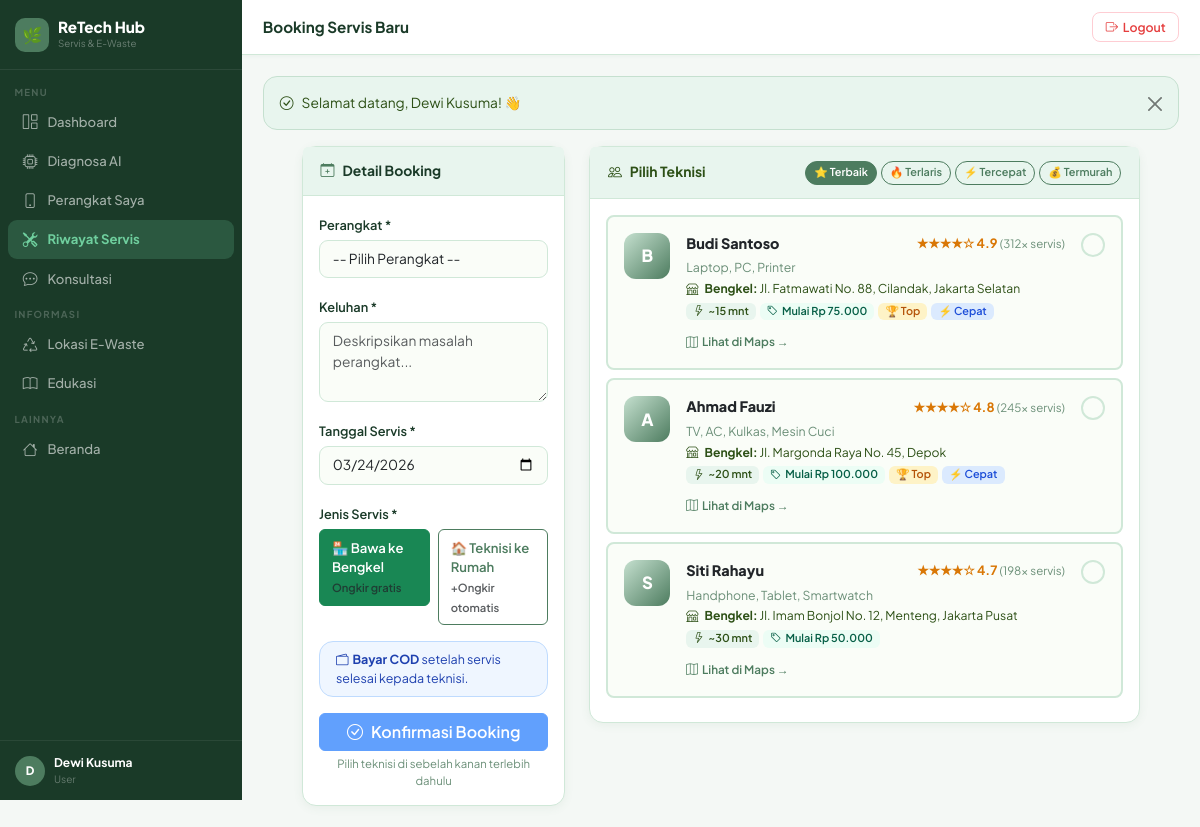
Page /user/service/create.php (signed in) on the committed database.
### tables this page shows
CREATE TABLE IF NOT EXISTS users (
    id INT AUTO_INCREMENT PRIMARY KEY,
    name VARCHAR(255) NOT NULL,
    email VARCHAR(255) UNIQUE NOT NULL,
    password VARCHAR(255) NOT NULL,
    role ENUM('user','technician','admin') DEFAULT 'user',
    phone VARCHAR(20) NULL,
    address TEXT NULL,
    latitude DECIMAL(10,7) NULL,    
    longitude DECIMAL(10,7) NULL,
    created_at TIMESTAMP DEFAULT CURRENT_TIMESTAMP,
    updated_at TIMESTAMP DEFAULT CURRENT_TIMESTAMP ON UPDATE CURRENT_TIMESTAMP
);

CREATE TABLE IF NOT EXISTS technicians (
    id INT AUTO_INCREMENT PRIMARY KEY,
    user_id INT NOT NULL,
    keahlian VARCHAR(255) NOT NULL,
    lokasi VARCHAR(255) NOT NULL,          
    workshop_address TEXT NULL,            
    latitude DECIMAL(10,7) NULL,           
    longitude DECIMAL(10,7) NULL,          
    bio TEXT NULL,
    is_available TINYINT(1) DEFAULT 1,
    rating DECIMAL(2,1) DEFAULT 5.0,
    total_jobs INT DEFAULT 0,
    response_time INT DEFAULT 60,
    price_start INT DEFAULT 50000,
    is_verified TINYINT(1) DEFAULT 0,     
    verified_at TIMESTAMP NULL,
    reject_reason VARCHAR(255) NULL,      
    created_at TIMESTAMP DEFAULT CURRENT_TIMESTAMP,
    updated_at TIMESTAMP DEFAULT CURRENT_TIMESTAMP ON UPDATE CURRENT_TIMESTAMP,
    FOREIGN KEY (user_id) REFERENCES users(id) ON DELETE CASCADE
);

### user/service/create.php (the view, shortened to what this page needs)
<?php
require_once __DIR__ . '/../../includes/functions.php';
require_once __DIR__ . '/../../includes/layout.php';
$pdo = getDB();
$uid = $_SESSION['user_id'];
$sort     = get('sort', 'rating');
$deviceId = (int)get('device_id');
$orderMap = [
    'rating'   => 't.rating DESC, t.total_jobs DESC',
    'terlaris' => 't.total_jobs DESC',
    'tercepat' => 't.response_time ASC',
    'termurah' => 't.price_start ASC',
];
$orderSQL = $orderMap[$sort] ?? $orderMap['rating'];
$devStmt = $pdo->prepare("SELECT * FROM devices WHERE user_id=? ORDER BY device_name");
$devStmt->execute([$uid]); $devices = $devStmt->fetchAll();
$technicians = $pdo->query("SELECT t.*,u.name,u.phone FROM technicians t JOIN users u ON t.user_id=u.id WHERE t.is_available=1 AND t.is_verified=1 ORDER BY $orderSQL")->fetchAll();
pageHeader('Booking Servis', 'Booking Servis Baru');
?>
<div class="row justify-content-center">
<div class="col-lg-11">
<?php if (empty($devices)): ?>
<div class="card text-center py-5"><div class="card-body">
    <div style="font-size:3rem;margin-bottom:1rem;">📱</div>
    <h5>Belum ada perangkat</h5>
    <a href="<?= BASE_URL ?>/user/devices/create.php" class="btn btn-primary mt-2"><i class="bi bi-plus-circle me-1"></i>Tambah Perangkat</a>
</div></div>
<?php else: ?>
<form method="POST" id="bookForm">
<div class="row g-4">
<div class="col-lg-4">
<div class="card">
    <div class="card-header" style="background:var(--sage-lt);">
        <i class="bi bi-calendar-plus me-2" style="color:var(--sage)"></i>Detail Booking
    </div>
    <div class="card-body p-3">
        <div class="mb-3">
            <label class="form-label">Perangkat *</label>
            <select name="device_id" class="form-select" required>
                <option value="">-- Pilih Perangkat --</option>
            </select>
        </div>
        <div class="mb-3">
            <label class="form-label">Keluhan *</label>
            <textarea name="complaint" rows="3" class="form-control" placeholder="Deskripsikan masalah perangkat..." required><?= e(post('complaint')) ?></textarea>
        </div>
        <div class="mb-3">
            <label class="form-label">Tanggal Servis *</label>
            <input type="date" name="service_date" class="form-control"
                   min="<?= date('Y-m-d') ?>"
                   value="<?= post('service_date', date('Y-m-d', strtotime('+1 day'))) ?>" required>
        </div>
        <div class="mb-3">
            <label class="form-label">Jenis Servis *</label>
            <div class="row g-2">
                <div class="col-6">
                    <label class="btn btn-outline-success w-100 py-2 text-start" for="st_bring" style="font-size:.82rem;">
                        🏪 Bawa ke Bengkel<br>
                        <small class="text-muted" style="font-size:.7rem;">Ongkir gratis</small>
                    </label>
                </div>
                <div class="col-6">
                    <label class="btn btn-outline-success w-100 py-2 text-start" for="st_home" style="font-size:.82rem;">
                        🏠 Teknisi ke Rumah<br>
                        <small class="text-muted" style="font-size:.7rem;">+Ongkir otomatis</small>
                    </label>
                </div>
            </div>
        </div>
        <div class="alert py-2 px-3 mb-3" style="background:#EFF6FF;border:1px solid #BFDBFE;font-size:.78rem;color:#1E40AF;">
            <i class="bi bi-wallet2 me-1"></i><strong>Bayar COD</strong> setelah servis selesai kepada teknisi.
        </div>
        <button type="submit" class="btn btn-primary w-100" id="submitBtn" <?= !post('technician_id') ? 'disabled' : '' ?>>
            <i class="bi bi-check-circle me-2"></i>Konfirmasi Booking
        </button>
        <div class="text-center mt-1" style="font-size:.71rem;color:var(--muted);" id="techHint">
            <?= !post('technician_id') ? 'Pilih teknisi di sebelah kanan terlebih dahulu' : '' ?>
        </div>
    </div>
</div>
</div>
<div class="col-lg-8">
<div class="card">
    <div class="card-header d-flex align-items-center justify-content-between flex-wrap gap-2" style="background:var(--sage-lt);">
        <span style="color:var(--sage-dk);font-weight:700;"><i class="bi bi-people me-2"></i>Pilih Teknisi</span>
        <div class="d-flex gap-1 flex-wrap">
            <?php foreach (['rating'=>'⭐ Terbaik','terlaris'=>'🔥 Terlaris','tercepat'=>'⚡ Tercepat','termurah'=>'💰 Termurah'] as $k=>$lbl): ?>
            <a href="?sort=<?= $k ?><?= $deviceId ? '&device_id='.$deviceId : '' ?>"
               class="btn btn-sm <?= $sort === $k ? 'btn-success' : 'btn-outline-success' ?>"
               style="font-size:.68rem;padding:.18rem .5rem;border-radius:50px;"><?= $lbl ?></a>
            <?php endforeach; ?>
        </div>
    </div>
    <div class="card-body p-3" style="max-height:560px;overflow-y:auto;">
        <?php if (empty($technicians)): ?>
        <div class="text-center py-4 text-muted"><i class="bi bi-person-x display-4 d-block mb-2 opacity-25"></i><p>Belum ada teknisi.</p></div>
        <?php else: foreach ($technicians as $t):
            $isSel = (int)post('technician_id') === (int)$t['id'];
        ?>
        <div class="tech-card p-3 mb-2 rounded-3"
             style="border:2px solid <?= $isSel ? 'var(--sage)' : 'var(--border)' ?>;cursor:pointer;background:<?= $isSel ? 'var(--sage-lt)' : 'var(--cream)' ?>;transition:.18s;"
             id="techCard_<?= $t['id'] ?>"
             onclick="selectTech(<?= $t['id'] ?>, '<?= e($t['name'] ?? '') ?>', <?= $t['price_start'] ?? 50000 ?>, <?= $t['latitude'] ?? 'null' ?>, <?= $t['longitude'] ?? 'null' ?>, '<?= e($t['workshop_address'] ?? $t['lokasi'] ?? '') ?>')">
            <div class="d-flex align-items-start gap-3">
                <div style="width:46px;height:46px;background:linear-gradient(135deg,var(--sage-md),var(--sage));border-radius:12px;display:flex;align-items:center;justify-content:center;color:#fff;font-weight:800;font-size:1.05rem;flex-shrink:0;">
                    <?= strtoupper(substr($t['name'] ?? 'T', 0, 1)) ?>
                </div>
                <div class="flex-grow-1">
                    <div class="d-flex align-items-center justify-content-between gap-2 flex-wrap mb-1">
                        <div style="font-weight:800;font-size:.9rem;"><?= e($t['name'] ?? '') ?></div>
                        <div style="font-size:.8rem;font-weight:700;color:#D97706;">
                            <?php for ($i=1;$i<=5;$i++) echo $i<=$t['rating']?'★':'☆'; ?>
                            <?= number_format($t['rating'],1) ?>
                            <span style="color:var(--muted);font-weight:400;font-size:.72rem;">(<?= $t['total_jobs'] ?>× servis)</span>
                        </div>
                    </div>
                    <div style="font-size:.77rem;color:var(--muted);margin-bottom:.2rem;"><?= e($t['keahlian'] ?? '') ?></div>
                    <?php if ($t['workshop_address']): ?>
                    <div style="font-size:.76rem;color:var(--sage-dk);margin-bottom:.35rem;line-height:1.4;">
                        <i class="bi bi-shop me-1"></i>
                        <strong>Bengkel:</strong> <?= e($t['workshop_address'] ?? '') ?>
                    </div>
                    <?php else: ?>
                    <div style="font-size:.76rem;color:var(--muted);margin-bottom:.35rem;">
                        <i class="bi bi-geo-alt me-1"></i><?= e($t['lokasi'] ?? '') ?>
                    </div>
                    <?php endif; ?>
                    <div class="d-flex flex-wrap gap-1">
                        <span class="badge" style="background:var(--sage-lt);color:var(--sage-dk);font-size:.68rem;">
                            <i class="bi bi-lightning me-1"></i>~<?= $t['response_time'] ?> mnt
                        </span>
                        <span class="badge" style="background:#ECFDF5;color:#065F46;font-size:.68rem;">
                            <i class="bi bi-tag me-1"></i>Mulai <?= rupiah($t['price_start'] ?? 0) ?>
                        </span>
                        <?php if ($t['rating'] >= 4.8): ?>
                        <span class="badge" style="background:#FEF3C7;color:#B45309;font-size:.68rem;">🏆 Top</span>
                        <?php endif; ?>
                        <?php if ($t['response_time'] <= 20): ?>
                        <span class="badge" style="background:#DBEAFE;color:#1D4ED8;font-size:.68rem;">⚡ Cepat</span>
                        <?php endif; ?>
                    </div>
                    <?php if ($t['latitude'] && $t['longitude']): ?>
                    <div class="mt-2">
                        <a href="https://maps.google.com/?q=<?= $t['latitude'] ?>,<?= $t['longitude'] ?>" target="_blank"
                           onclick="event.stopPropagation()"
                           style="font-size:.73rem;color:var(--sage);font-weight:600;text-decoration:none;">
                            <i class="bi bi-map me-1"></i>Lihat di Maps →
                        </a>
                    </div>
                    <?php endif; ?>
                </div>
                <div class="chk-circle" id="chk_<?= $t['id'] ?>"
                     style="width:24px;height:24px;border-radius:50%;border:2px solid <?= $isSel ? 'var(--sage)' : 'var(--border)' ?>;background:<?= $isSel ? 'var(--sage)' : 'transparent' ?>;display:flex;align-items:center;justify-content:center;flex-shrink:0;transition:.18s;">
                </div>
            </div>
        </div>
        <?php endforeach; endif; ?>
    </div>
</div>
</div>
</div>
</form>
<?php endif; ?>
</div></div>
<?php pageFooter(); ?>

### includes/layout.php (shortened to what this page needs)
<?php
function pageHeader(string $title = 'Dashboard', string $pageTitle = ''): void {
    $user   = currentUser();
    $role   = $_SESSION['user_role'] ?? '';
    $active = $_SERVER['PHP_SELF'];
    $base   = BASE_URL;
?>
<!DOCTYPE html>
<html lang="id">
<head>
    <link href="https://cdn.jsdelivr.net/npm/bootstrap@5.3.2/dist/css/bootstrap.min.css" rel="stylesheet">
    <link href="https://cdn.jsdelivr.net/npm/bootstrap-icons@1.11.3/font/bootstrap-icons.min.css" rel="stylesheet">
</head>
<body>
<aside class="sidebar" id="sidebar">
    <div class="sb-brand">
        <div class="lbox">🌿</div>
        <div>
            <div class="bname">ReTech Hub</div>
            <div class="bsub">Servis &amp; E-Waste</div>
        </div>
    </div>
    <nav class="sb-nav">
        <?php if ($role === 'admin'): ?>
            <div class="sb-sec">Manajemen</div>
            <a href="<?= $base ?>/admin/dashboard.php" <?= str_contains($active,'admin/dashboard') ? 'class="active"' : '' ?>><i class="bi bi-grid-1x2"></i> Dashboard</a>
            <a href="<?= $base ?>/admin/users/index.php" <?= str_contains($active,'admin/users') ? 'class="active"' : '' ?>><i class="bi bi-people"></i> Kelola User</a>
            <a href="<?= $base ?>/admin/services.php" <?= str_contains($active,'admin/services') ? 'class="active"' : '' ?>><i class="bi bi-tools"></i> Semua Servis</a>
            <a href="<?= $base ?>/admin/technician_verify.php" <?= str_contains($active,'technician_verify') ? 'class="active"' : '' ?>><i class="bi bi-shield-check"></i> Verifikasi Teknisi</a>
            <a href="<?= $base ?>/admin/settings.php" <?= str_contains($active,'admin/settings') ? 'class="active"' : '' ?>><i class="bi bi-gear"></i> Pengaturan</a>
            <div class="sb-sec">Konten</div>
            <a href="<?= $base ?>/admin/ewaste/index.php" <?= str_contains($active,'admin/ewaste') ? 'class="active"' : '' ?>><i class="bi bi-recycle"></i> Lokasi E-Waste</a>
            <a href="<?= $base ?>/admin/articles/index.php" <?= str_contains($active,'admin/articles') ? 'class="active"' : '' ?>><i class="bi bi-journal-text"></i> Artikel</a>
        <?php else: ?>
            <div class="sb-sec">Menu</div>
            <a href="<?= $base ?>/user/dashboard.php" <?= str_contains($active,'user/dashboard') ? 'class="active"' : '' ?>><i class="bi bi-grid-1x2"></i> Dashboard</a>
            <a href="<?= $base ?>/diagnosis/index.php" <?= str_contains($active,'diagnosis') ? 'class="active"' : '' ?>><i class="bi bi-cpu"></i> Diagnosa AI</a>
            <a href="<?= $base ?>/user/devices/index.php" <?= str_contains($active,'user/devices') ? 'class="active"' : '' ?>><i class="bi bi-phone"></i> Perangkat Saya</a>
            <a href="<?= $base ?>/user/service/index.php" <?= str_contains($active,'user/service') ? 'class="active"' : '' ?>><i class="bi bi-tools"></i> Riwayat Servis</a>
            <a href="<?= $base ?>/user/chat/index.php" <?= str_contains($active,'user/chat') ? 'class="active"' : '' ?>><i class="bi bi-chat-dots"></i> Konsultasi</a>
            <div class="sb-sec">Informasi</div>
            <a href="<?= $base ?>/ewaste/index.php"><i class="bi bi-recycle"></i> Lokasi E-Waste</a>
            <a href="<?= $base ?>/articles/index.php"><i class="bi bi-book"></i> Edukasi</a>
        <?php endif; ?>
        <div class="sb-sec">Lainnya</div>
        <a href="<?= $base ?>/index.php"><i class="bi bi-house"></i> Beranda</a>
    </nav>
    <?php if ($user): ?>
    <div class="sb-user">
        <div class="av"><?= strtoupper(substr($user['name'] ?? 'U', 0, 1)) ?></div>
        <div>
            <div class="un"><?= htmlspecialchars($user['name'] ?? '') ?></div>
            <div class="ur"><?= ucfirst($role) ?></div>
        </div>
    </div>
    <?php endif; ?>
</aside>
<div class="main">
    <div class="topbar">
        <div class="d-flex align-items-center gap-2">
            <span class="ptitle"><?= htmlspecialchars($pageTitle ?: $title) ?></span>
        </div>
        <form method="POST" action="<?= $base ?>/logout.php" class="m-0">
            <button type="submit" class="btn-lo">
                <i class="bi bi-box-arrow-right"></i> Logout
            </button>
        </form>
    </div>
    <div class="page-body">
<?php
}
function pageFooter(): void {
    echo '</div></div>';
    echo '</body></html>';
}

### rows in the picture
users: name "D", name "Dewi Kusuma"
technicians: user.name "B", user.name "Budi Santoso", rating "4.9", total_jobs "312", keahlian "Laptop, PC, Printer", workshop_address "Jl. Fatmawati No. 88, Cilandak, Jakarta Selatan", response_time "15", price_start "Rp 75.000", shows "🏆 Top", shows "⚡ Cepat"
technicians: user.name "A", user.name "Ahmad Fauzi", rating "4.8", total_jobs "245", keahlian "TV, AC, Kulkas, Mesin Cuci", workshop_address "Jl. Margonda Raya No. 45, Depok", response_time "20", price_start "Rp 100.000", shows "🏆 Top", shows "⚡ Cepat"
technicians: user.name "S", user.name "Siti Rahayu", rating "4.7", total_jobs "198", keahlian "Handphone, Tablet, Smartwatch", workshop_address "Jl. Imam Bonjol No. 12, Menteng, Jakarta Pusat", response_time "30", price_start "Rp 50.000", $t['id'] 2 (drawn)

### other values in the picture
$role "User"
$pageTitle ?: $title "Booking Servis Baru"
$flash['msg'] "Selamat datang, Dewi Kusuma! 👋"
$lbl "⭐ Terbaik"
$lbl "🔥 Terlaris"
$lbl "⚡ Tercepat"
$lbl "💰 Termurah"
